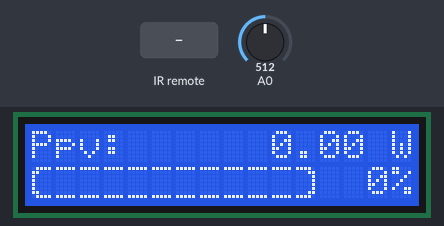
Simulated run of this sketch. Board: Arduino Uno, built with avr-gcc and run on an emulated ATmega328P. Shown: 16×2 character LCD. Inputs (shaded band) come from the test bench; at power-on: A0 = 512.

Above: at 1.2 s.
1.3 s: A0 set to 492
At 1.75 s:
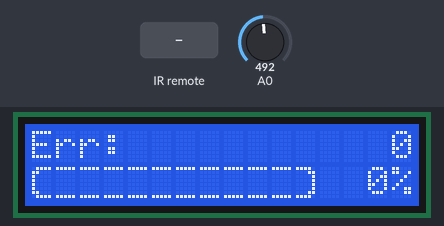
4.3 s: infrared code 0x1 received
At 4.5 s:
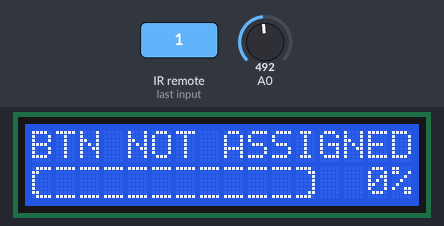
5.8 s: A0 set to 510
7.3 s: A0 set to 490
At 10.2 s:
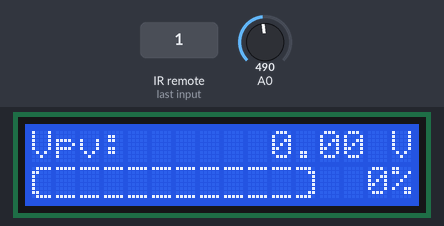
10.3 s: A0 set to 511
Timing chart, 0 to 12.8 s (numbered marks = the images above; inputs shaded):
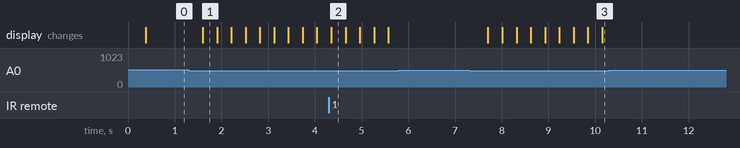

The sketch:

main.ino
```cpp
#include "Victron.h"
#include "KeypadShield.h"
#include "Remotes.h"

Victron victron;
KeypadShield keypadShield;
Remotes remotes;

void setup() {
  Serial.begin(19200);
  victron.setup();
  keypadShield.setup(&victron);
  remotes.setup(&keypadShield);
  keypadShield.writeTmpMessage("setup done", 1000);
}

unsigned long bufferTime = 100000;

void loop() {
  keypadShield.loop();
  remotes.loop();
  victron.loop();

  /*
  unsigned long now = millis();
  if(now - bufferTime > 5000 || now < bufferTime){ // every 5sec
    bufferTime = now;
    victron.loop();
  }
  */
}
```

ProgressBarChars.h
```cpp
#ifndef PROGRESSBARCHARS_h
#define PROGRESSBARCHARS_h

const byte START_DIV_0_OF_1[8] = {
  B01111,
  B11000,
  B10000,
  B10000,
  B10000,
  B10000,
  B11000,
  B01111
}; // Char début 0 / 1

const  byte START_DIV_1_OF_1[8] = {
  B01111,
  B11000,
  B10011,
  B10111,
  B10111,
  B10011,
  B11000,
  B01111
}; // Char début 1 / 1

const  byte DIV_0_OF_2[8] = {
  B11111,
  B00000,
  B00000,
  B00000,
  B00000,
  B00000,
  B00000,
  B11111
}; // Char milieu 0 / 2

const  byte DIV_1_OF_2[8] = {
  B11111,
  B00000,
  B11000,
  B11000,
  B11000,
  B11000,
  B00000,
  B11111
}; // Char milieu 1 / 2

const byte DIV_2_OF_2[8] = {
  B11111,
  B00000,
  B11011,
  B11011,
  B11011,
  B11011,
  B00000,
  B11111
}; // Char milieu 2 / 2

const  byte END_DIV_0_OF_1[8] = {
  B11110,
  B00011,
  B00001,
  B00001,
  B00001,
  B00001,
  B00011,
  B11110
}; // Char fin 0 / 1

const  byte END_DIV_1_OF_1[8] = {
  B11110,
  B00011,
  B11001,
  B11101,
  B11101,
  B11001,
  B00011,
  B11110
}; // Char fin 1 / 1


#endif
```

Remotes.cpp
```cpp
#include "Remotes.h"

byte Remotes::getSavedLightLevel(int address) {
  return EEPROM.read(address);
}

void Remotes::saveLightLevel(int address, byte value) {
  EEPROM.write(address, (byte) value);
}

boolean Remotes::arrayContain(unsigned long testArray[], unsigned long value) {
  for (int i; i < 2; i++)
    if ( value == testArray[i] )
      return true;
  return false;
}

unsigned long Remotes::getButton() {
  if (mySwitch.available()) {
    unsigned long id = mySwitch.getReceivedValue();
    mySwitch.resetAvailable();

    if (id == this->lastBtnClick && millis() - this->lastTimeBtnClick < 500)
      return 0;

    this->lastTimeBtnClick = millis();
    this->lastBtnClick = id;
    return id;
  }
  return 0;
}

unsigned long Remotes::getButton(unsigned int attempts) {
  for (int i = 0 ; i < attempts; i++) {
    unsigned long id = this->getButton();
    if (id > 0)
      return id;
    delay(50);
  }
  return 0;
}

void Remotes::setLight(int lightId, int level, boolean showMessage = true) {

  if (level < 0)
    level = 0;
  else if (level > this->lightLevels)
    level = this->lightLevels;

  int *currentLevel;
  int pin;
  switch (lightId) {
    case 1:
      currentLevel = &this->levelLight1;
      pin = this->pinLight1;
      break;
    case 2:
      currentLevel = &this->levelLight2;
      pin = this->pinLight2;
      break;
    case 3:
      currentLevel = &this->levelLight3;
      pin = this->pinLight3;
      break;
    default:
      this->keypadShield->writeTmpMessage("unknow light id: " + String(lightId), 1000);
      return;
      break;
  }

  if (*currentLevel == level)
    return;

  //int pwmValue = map(value, 0, this->lightLevels, 0, 4096);
  int pwmValue = this->levelValues[level];

  //Serial.print("pwmValue: ");
  //Serial.println(pwmValue);

  this->pwm.setPin(pin, pwmValue);
  *currentLevel = level;

  if (showMessage)
    this->keypadShield->writeTmpMessage("LIGHT " + String(lightId ) + "    (" + String(level) + "/" + String(this->lightLevels) + ")", 1000);
}

void Remotes::setAllLights(int level, boolean showMessage = true) {

  this->setLight(1, level, false);
  this->setLight(2, level, false);
  this->setLight(3, level, false);

  if (showMessage)
    this->keypadShield->writeTmpMessage("ALL LIGHTS (" + String(level) + "/" + String(this->lightLevels) + ")", 1000);
}


void Remotes::increaseAllLights( boolean showMessage = true) {
  this->setLight(1, this->levelLight1 + 1, false);
  this->setLight(2, this->levelLight2 + 1, false);
  this->setLight(3, this->levelLight3 + 1, false);
  if (showMessage)
    this->keypadShield->writeTmpMessage("INCREASE ALL LIGHTS", 1000);
}

void Remotes::decreaseAllLights( boolean showMessage = true) {
  this->setLight(1, this->levelLight1 - 1, false);
  this->setLight(2, this->levelLight2 - 1, false);
  this->setLight(3, this->levelLight3 - 1, false);
  if (showMessage)
    this->keypadShield->writeTmpMessage("DECREASE ALL LIGHTS", 1000);
}

void Remotes::setup(KeypadShield *keypadShield) {

  this->keypadShield = keypadShield;

  pinMode(pin_interrupt, INPUT_PULLUP);
  this->mySwitch = RCSwitch();
  this->mySwitch.enableReceive(digitalPinToInterrupt(pin_interrupt));

  this->pwm = Adafruit_PWMServoDriver(0x40);
  this->pwm.begin();
  this->pwm.setOutputMode(true);

  //this->pwm.setOscillatorFrequency(27000000);
  this->pwm.setPWMFreq(1000);

  this->setAllLights(0);
  /*
    this->setLight1(this->getLightLevel(0));
    this->setLight2(this->getLightLevel(1));
    this->setLight3(this->getLightLevel(2));
  */
}

void Remotes::loop() {
  unsigned long id = this->getButton(3);
  if (id > 0) {

    //Serial.print("click remote: ");
    //Serial.println(id);

    if (this->arrayContain(ALL_ON, id) == true)
      this->setAllLights(this->levelOn);

    else if (this->arrayContain(ALL_OFF, id) == true)
      this->setAllLights(0);

    else if (this->arrayContain(A_1_ON, id) == true) {
      if (this->levelLight1 > 0)
        this->setLight(1, this->levelLight1 + 1);
      else
        this->setLight(1, this->levelOn);
    }

    else if (this->arrayContain(A_1_OFF, id) == true)
      this->setLight(1, 0);

    else if (this->arrayContain(A_2_ON, id) == true ) {
      if (this->levelLight2 > 0)
        this->setLight(2, this->levelLight2 + 1);
      else
        this->setLight(2, this->levelOn);
    }

    else if (this->arrayContain(A_2_OFF, id) == true)
      this->setLight(2, 0);

    else if (this->arrayContain(A_3_ON, id) == true) {
      if (this->levelLight3 > 0)
        this->setLight(3, this->levelLight3 + 1);
      else
        this->setLight(3, this->levelOn);
    }

    else if (this->arrayContain(A_3_OFF, id) == true)
      this->setLight(3, 0);

    else if (this->arrayContain(A_4_ON, id) == true)
      this->decreaseAllLights();

    else if (this->arrayContain(A_4_OFF, id) == true)
      this->increaseAllLights();

    else if (this->arrayContain(B_1_ON, id) == true)
      this->setLight(1, this->levelLight1 - 1);

    else if (this->arrayContain(B_1_OFF, id) == true)
      this->setLight(1, this->levelLight1 + 1);

    else if (this->arrayContain(B_2_ON, id) == true)
      this->setLight(2, this->levelLight2 - 1);
    else if (this->arrayContain(B_2_OFF, id) == true)
      this->setLight(2, this->levelLight2 + 1);

    else if (this->arrayContain(B_3_ON, id) == true)
      this->setLight(3, this->levelLight3 - 1);

    else if (this->arrayContain(B_3_OFF, id) == true)
      this->setLight(3, this->levelLight3 + 1);

    else if (this->arrayContain(B_4_ON, id) == true)
      this->decreaseAllLights();

    else if (this->arrayContain(B_4_OFF, id) == true)
      this->increaseAllLights();

    else if (this->arrayContain(LIGHT_SWITCH_LEFT, id) == true) {
      if (this->levelLight1 > 0)
        this->setLight(1, 0);
      else
        this->setLight(1, this->levelOn);
    }
    else if (this->arrayContain(LIGHT_SWITCH_RIGHT, id) == true) {
      if (this->levelLight2 > 0 || this->levelLight3 > 0) {
        this->setLight(2, 0);
        this->setLight(3, 0);
      }
      else {
        this->setLight(2, this->levelOn);
        this->setLight(3, this->levelOn);
      }
    }
    else
      this->keypadShield->writeTmpMessage("BTN NOT ASSIGNED", 1000);
  }

}
```

Remotes.h
```cpp
#ifndef REMOTE_h
#define REMOTE_h

#include "Arduino.h"
#include <EEPROM.h>

#include <RCSwitch.h>
#include <Adafruit_PWMServoDriver.h>

#include "RemotesIds.h"
#include "KeypadShield.h"

class Remotes {
  private:

    const int pin_interrupt = 2;
    RCSwitch mySwitch;
    Adafruit_PWMServoDriver pwm;

    KeypadShield *keypadShield;

    const int levelValues[8] =  {0, 20, 128, 256, 512, 1024, 2048, 4096};
    const int lightLevels = sizeof(this->levelValues) / sizeof(int) - 1;

    const int levelOn = 5;
   // const int levelOff = 0;


    const int pinLight1 = 0;
    const int pinLight2 = 1;
    const int pinLight3 = 2;

    int levelLight1;
    int levelLight2;
    int levelLight3;

    boolean arrayContain(unsigned long testArray[], unsigned long value);

    unsigned long lastTimeBtnClick = 0;
    unsigned long lastBtnClick;

    unsigned long getButton();
    unsigned long getButton(unsigned int attempts);


    byte getSavedLightLevel(int light);
    void saveLightLevel(int light, byte value);

    void setLight(int lightId, int value, boolean showMessage);

    void setAllLights(int value, boolean showMessage);
    void increaseAllLights(boolean showMessage);
    void decreaseAllLights(boolean showMessage);


  public:
    void setup(KeypadShield *keypadShield);
    void loop();
};

#endif
```

RemotesIds.h
```cpp
#ifndef REMOTESIDS_h
#define REMOTESIDS_h

const static unsigned long LIGHT_SWITCH_LEFT[] = {13314977, 10460321};
const static unsigned long LIGHT_SWITCH_RIGHT[] = {13314978, 10460322 };
const static unsigned long LIGHT_SWITCH_ALL[] = {13314979, 10460323 };

const static unsigned long ALL_ON[] = {2467527168, 2474632704 };
const static unsigned long ALL_OFF[] = {2735962624, 2743068160 };

const static unsigned long A_1_ON[] = {2568190464, 2575296000};
const static unsigned long A_1_OFF[] = {2501081600, 2508187136 };
const static unsigned long A_2_ON[] = {2836625920, 2843731456};
const static unsigned long A_2_OFF[] = {2769517056, 2776622592};
const static unsigned long A_3_ON[] = {3105061376, 3112166912};
const static unsigned long A_3_OFF[] = {3037952512, 3045058048};

const static unsigned long A_4_ON[] = {2232646144, 3045058048};
const static unsigned long A_4_OFF[] = {2366863872, 2373969408};

const static unsigned long B_1_ON[] = {2517858816, 2524964352};
const static unsigned long B_1_OFF[] = {2652076544, 2659182080};
const static unsigned long B_2_ON[] = {2786294272, 2793399808};
const static unsigned long B_2_OFF[] = {2920512000, 2927617536};
const static unsigned long B_3_ON[] = {3054729728, 3061835264};
const static unsigned long B_3_OFF[] = {3188947456, 3196052992};

const static unsigned long B_4_ON[] = {2383641088, 2390746624};
const static unsigned long B_4_OFF[] = {2165537280, 2172642816};


const static unsigned long C_1_ON[] = {2417195520, 2424301056};
const static unsigned long C_1_OFF[] = {2551413248, 2558518784};
const static unsigned long C_2_ON[] = {2685630976, 2692736512};
const static unsigned long C_2_OFF[] = {2819848704, 2826954240};
const static unsigned long C_3_ON[] = {2954066432, 2961171968};
const static unsigned long C_3_OFF[] = {3088284160, 3095389696};
const static unsigned long C_4_ON[] = {2282977792, 2290083328};
const static unsigned long C_4_OFF[] = {2215868928, 2222974464};

const static unsigned long D_1_ON[] = {2618522112, 2625627648};
const static unsigned long D_1_OFF[] = {2450749952, 2457855488};
const static unsigned long D_2_ON[] = {2886957568, 2894063104};
const static unsigned long D_2_OFF[] = {2719185408, 2726290944};
const static unsigned long D_3_ON[] = {3155393024, 3162498560 };
const static unsigned long D_3_OFF[] = {2987620864, 2994726400};
const static unsigned long D_4_ON[] = {2182314496, 2189420032};
const static unsigned long D_4_OFF[] = {2316532224, 2323637760};


#endif
```

Victron.cpp
```cpp
#include "Victron.h"

//<Newline><Field-Label><Tab><Field-Value>
// \r\nVPV\t1337

boolean Victron::fetch() {

  //Serial.println("Victron::fetch()");
  String message = "";
  for (int i = 0; i < 200; i++) {
    if (victronSerial.available() > 0)
      message += (char) victronSerial.read();
    else
      break;
  }

  if (message.length() == 0) {
    return true;
  }

  /*
    Serial.println("msg:");
    Serial.println(message);
  */

  boolean hasError = false;
  String fieldLabel = "";
  boolean readValue = false;
  float bufferValue = 0;
  int comma = -1;
  boolean isNegativeValue = false;

  for (int i = 0; i <  message.length(); i++) {
    char c = message.charAt(i);

    if (c == '\r') {

    }
    else if (c == '\n' && fieldLabel.length() > 0 && readValue) { //
      if (comma > 0)
        bufferValue = bufferValue / pow(10, comma);
      if (isNegativeValue)
        bufferValue = -bufferValue;

      /*
            Serial.print(bufferName);
            Serial.println(": " + String(bufferValue));
      */

      if (hasError == false) {
        if (fieldLabel == "V")
          this->bVolt = bufferValue / 1000.0;
        else if (fieldLabel == "I")
          this->bAmp = bufferValue / 1000.0;
        else if (fieldLabel == "VPV")
          this->pvVolt = bufferValue / 1000.0;
        else if (fieldLabel == "PPV")
          this->pvWatt = bufferValue;
        else if (fieldLabel == "H20")
          this->yeldToday = bufferValue;
        else if (fieldLabel == "H22")
          this->yeldYesterday = bufferValue;
        else if (fieldLabel == "CS")
          this->chargeState = (int) bufferValue;
        else if (fieldLabel == "ERR")
          this->errCode = (int) bufferValue;
      } else {
        /*
          Serial.println("has error");
          Serial.print(bufferName);
          Serial.println(": " + String(bufferValue));
        */
      }

      hasError = false;
      fieldLabel = "";
      readValue = false;
      isNegativeValue = false;
    }
    else if (c == '\t') {
      bufferValue = 0;
      comma = -1;
      readValue = true;
      isNegativeValue = false;
    }
    else if (readValue) {
      // muneric value
      if (fieldLabel == "V" || fieldLabel == "VPV" || fieldLabel == "PPV" || fieldLabel == "CS" || fieldLabel == "ERR") {
        if (c == '-') {
          isNegativeValue = true;
        } else if ((c == '.' || c == ',') && comma < 0) {
          comma = 0;
        }
        else if (c >= '0' && c <= '9') {
          if (comma >= 0)
            comma += 1;
          bufferValue = (bufferValue * 10) + (int)(c - 48);
        } else
          hasError = true;
      }

      //text value
      //TODO
    }
    else  if ((c >= 'A' && c <= 'Z') || (c >= 'a' && c <= 'z')) {
      fieldLabel += c;
    }
  }
  return hasError;
}


float Victron::getPvWatt() {
  return this->pvWatt;
}

float Victron::getBVolt() {
  return this->bVolt;
}

float Victron::getPvVolt() {
  return this->pvVolt;
}

int Victron::getChargeStateCode() {
  return this->chargeState;
}

String Victron::getChargeStateLabel() {
  const String labels[6] = {"Off", "Low power", "Fault", "Bulk", "Absorption", "Float"}; // 0,1,2,3,4,5, (9=Inverting)
  if (this->chargeState < 6)
    return labels[this->chargeState];
}

int Victron::computeStateOfChargeFromVoltage() {
  const float voltages[11][2] = {
    {10.5, 0},
    {11.31, 10},
    {11.58, 20},
    {11.75, 30},
    {11.9, 40},
    {12.06, 50},
    {12.2, 60},
    {12.32, 70},
    {12.42, 80},
    {12.5, 90},
    {12.6, 100}
  };

  for (int i = 10; i >= 0; i--) {
    if (this->bVolt > voltages[i][0]) {
      if (i == 10)
        return 100;
      return (int) map(bVolt, voltages[i][0], voltages[i + 1][0], voltages[i][1], voltages[i + 1][1]);
    }
  }
  return 0;
}


int Victron::getBatteryStateOfCharge() {
  int result = this->computeStateOfChargeFromVoltage();
  switch (this->getChargeStateCode()) {
    case 0: // Off
    default:
      break;

    case 3: //Bulk (batterie partiellement chargée)
      break;

    case 4: //Absorption (batterie chargée à 80 % ou plus)
      if (result < 80)
        result = 80;
      break;

    case 5: //Float
      result = 100;
      break;
  }
  return result;
}

int Victron::getErrCode() {
  return this->errCode;
}

String Victron::getErrLabel() {
  const int errCodes[14] = {0, 2, 17, 18, 19, 20, 21, 26, 33, 34, 38, 116, 117, 119};
  const String errLabels[14] = {
    "No error",
    "Battery voltage too high",
    "Charger temperature too high",
    "Charger over current",
    "Charger current reversed",
    "Bulk time limit exceeded",
    "Current sensor issue",
    "Terminals overheated",
    "Input voltage too high",
    "Input current too high",
    "Input shutdown",
    "Factory calibration data lost",
    "Invalid/incompatible firmware",
    "User settings invalid"
  };

  for (int i = 0; i < 14; i++) {
    if (    errCodes[i] == this->errCode)
      return errLabels[i];
  }
}

void Victron::setup() {
  victronSerial.begin(19200);
  victronSerial.flush();
}

void Victron::loop() {
  boolean error;
  int i = 0;
  do {
    error = this->fetch();
    i++;
  } while (error && i <= 10);
}
```

Victron.h
```cpp
#ifndef VICTRON_h
#define VICTRON_h

#include <Arduino.h>
#include <SoftwareSerial.h>

/*
    ERR CODE:
    0 No error
    2 Battery voltage too high
    17 Charger temperature too high
    18 Charger over current
    19 Charger current reversed
    20 Bulk time limit exceeded
    21 Current sensor issue (sensor bias/sensor broken)
    26 Terminals overheated
    33 Input voltage too high (solar panel)
    34 Input current too high (solar panel)
    38 Input shutdown (due to excessive battery voltage)
    116 Factory calibration data lost
    117 Invalid/incompatible firmware
    119 User settings invalid
*/

class Victron {
  private:

    float pvWatt = 0;
    float pvVolt = 0;
    float bVolt = 0;
    float bAmp = 0;

    float yeldToday = 0; //kWh
    float yeldYesterday= 0; //kWh

    int chargeState = 0;
    int errCode = 0;

    //const int comDelayMicros = 100;
    boolean fetch();

    SoftwareSerial victronSerial = SoftwareSerial(3, 4); // RX, TX not used

    int computeStateOfChargeFromVoltage();

  public:
    void setup();
    void loop();

    float getPvWatt();
    float getBVolt();
    float getPvVolt();

    int getChargeStateCode();
    String getChargeStateLabel();
    int getErrCode();
    String getErrLabel();

    int getBatteryStateOfCharge();
};


#endif
```

Source omitted: KeypadShield.cpp (5564 bytes), KeypadShield.h (1228 bytes)

Measured:
- the behaviour switches between 500 and 499 on A0 (found by bisection; images 0 and 1)
- after the input at 1.3 s, the display: changes after 0.30 s (image 1)
- after the input at 4.3 s, the display: changes after 0.05 s (image 2)
- after the input at 5.8 s, every drawn part: stays the same
- after the input at 7.3 s, the display: changes after 0.41 s (image 3)
- after the input at 10.3 s, every drawn part: stays the same
